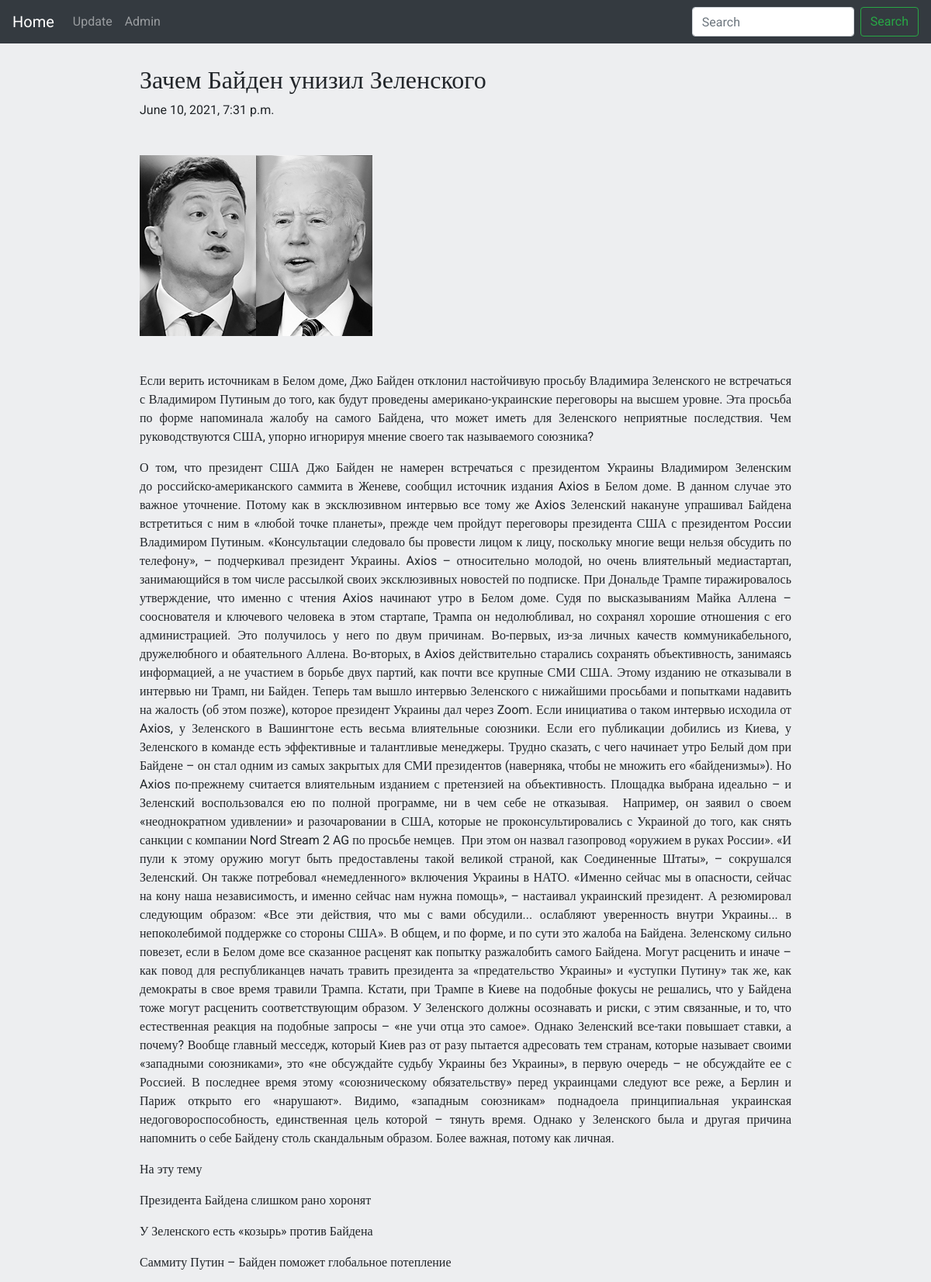
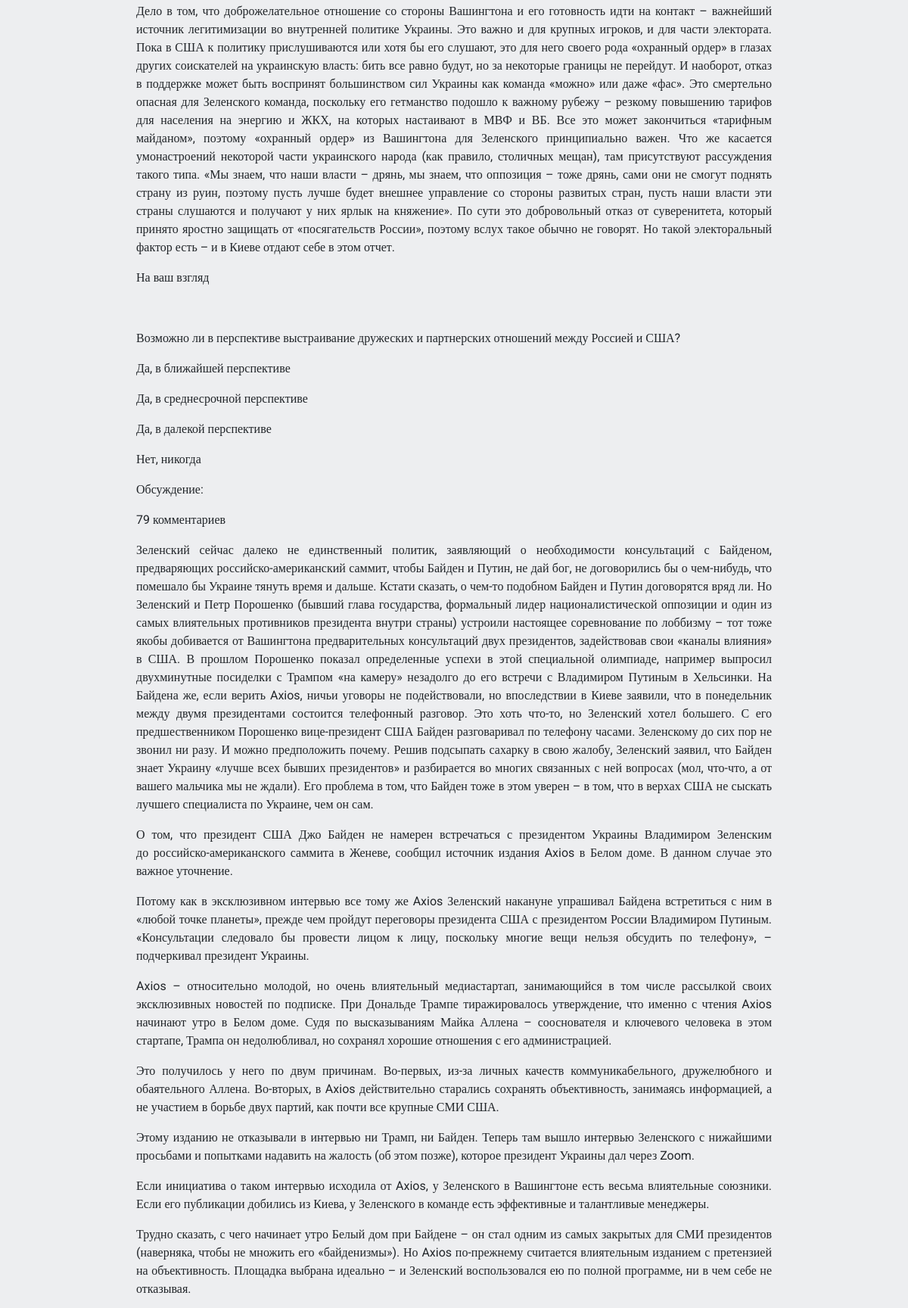
The page /news/1103051/ (upper part) on the database its author committed (2 pictures, top to bottom).
### clone/models.py (models this page shows, shortened)
class News(models.Model):
    article = models.CharField(max_length=64)
    text_news = models.TextField()
    descriptions = models.TextField(null=True)
    image = models.ImageField(upload_to='article', null=True)
    created = models.DateTimeField(auto_now_add=True, auto_now=False)
    link = models.CharField(max_length=64, null=True)

### clone/views.py (the view)
# urls.py: path('<int:link_id>/', views.show_news),
def show_news(request, link_id):
    target_news = News.objects.filter(link=link_id).get()
    news_text = target_news.text_news.split('\n')
    context = {
        "news": target_news,
        'news_text': news_text,
    }
    return render(request, "clone/single_news.html", context=context)

### clone/templates/clone/single_news.html (shortened to what this page needs)
{% extends "clone/base_news.html" %}
{% block content %}
    <h2>{{ news.article }}</h2>
    <p>{{ news.created }}</p>
    <img src="{{ news.image.url }}" alt="Картинка поста" class="news-image"/>
    {% for p in news_text %}
        <p>{{ p }}</p>
    {% endfor %}
{% endblock content %}

### clone/static/clone/style.css (style rules this page uses)
html, body { height: 100%; width: 100%; font-family: 'Roboto', 'sans-serif'; background-color: #edeef0; overflow-x: hidden; }
.news-image { margin-top: 30px; margin-bottom: 30px; }

### rows shown on the page
News: article "Зачем Байден унизил Зеленского", created "June 10, 2021, 7:31 p.m.", image (picture)

### other values the page prints
{{ p }} "На эту тему" "Президента Байдена слишком рано хоронят" "У Зеленского есть «козырь» против Байдена" "Саммиту Путин – Байден поможет глобальное потепление" "На ваш взгляд" "Возможно ли в перспективе выстраивание дружеских и партнерских отношений между Россией и США?" "Да, в ближайшей перспективе" "Да, в среднесрочной перспективе" "Да, в далекой перспективе" "Нет, никогда" "Обсуждение:" "79 комментариев"
